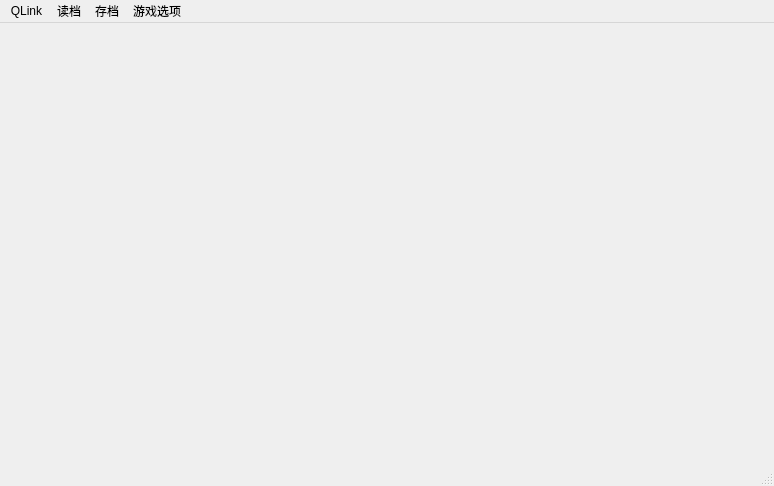
<?xml version="1.0" encoding="UTF-8"?>
<ui version="4.0">
 <class>MainWindow</class>
 <widget class="QMainWindow" name="MainWindow">
  <property name="geometry">
   <rect>
    <x>0</x>
    <y>0</y>
    <width>774</width>
    <height>486</height>
   </rect>
  </property>
  <property name="windowTitle">
   <string>MainWindow</string>
  </property>
  <property name="styleSheet">
   <string notr="true"/>
  </property>
  <widget class="QWidget" name="centralwidget"/>
  <widget class="QMenuBar" name="menubar">
   <property name="geometry">
    <rect>
     <x>0</x>
     <y>0</y>
     <width>774</width>
     <height>21</height>
    </rect>
   </property>
   <widget class="QMenu" name="menuQLink">
    <property name="title">
     <string>QLink</string>
    </property>
    <addaction name="actionReturn"/>
    <addaction name="actionQuit"/>
   </widget>
   <widget class="QMenu" name="menuLoad">
    <property name="title">
     <string>读档</string>
    </property>
    <addaction name="actionLoadSingle"/>
    <addaction name="actionLoadDuo"/>
   </widget>
   <widget class="QMenu" name="menuSave">
    <property name="title">
     <string>存档</string>
    </property>
    <addaction name="actionSaveFile"/>
   </widget>
   <widget class="QMenu" name="menu">
    <property name="title">
     <string>游戏选项</string>
    </property>
    <addaction name="actionPause"/>
   </widget>
   <addaction name="menuQLink"/>
   <addaction name="menuLoad"/>
   <addaction name="menuSave"/>
   <addaction name="menu"/>
  </widget>
  <widget class="QStatusBar" name="statusbar"/>
  <action name="actionReturn">
   <property name="text">
    <string>回到主菜单</string>
   </property>
  </action>
  <action name="actionQuit">
   <property name="text">
    <string>退出游戏</string>
   </property>
  </action>
  <action name="actionLoadSingle">
   <property name="text">
    <string>从单人模式存档中读取游戏</string>
   </property>
  </action>
  <action name="actionLoadDuo">
   <property name="text">
    <string>从双人游戏存档中读取游戏</string>
   </property>
  </action>
  <action name="actionSaveFile">
   <property name="text">
    <string>将当前游戏保存至对应游戏模式文件并覆盖</string>
   </property>
  </action>
  <action name="actionSaveCode">
   <property name="text">
    <string>仅保存为代码</string>
   </property>
  </action>
  <action name="actionPause">
   <property name="text">
    <string>暂停/继续</string>
   </property>
  </action>
 </widget>
 <resources/>
 <connections/>
</ui>
